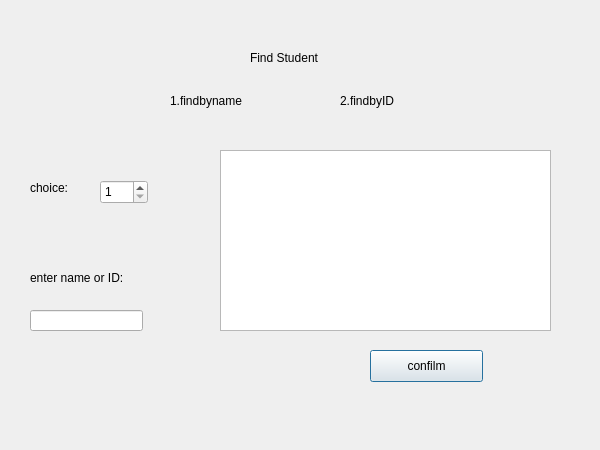
<?xml version="1.0" encoding="UTF-8"?>
<ui version="4.0">
 <class>Findstu</class>
 <widget class="QDialog" name="Findstu">
  <property name="geometry">
   <rect>
    <x>0</x>
    <y>0</y>
    <width>600</width>
    <height>450</height>
   </rect>
  </property>
  <property name="windowTitle">
   <string>Dialog</string>
  </property>
  <widget class="QPushButton" name="pushButton">
   <property name="geometry">
    <rect>
     <x>370</x>
     <y>350</y>
     <width>113</width>
     <height>32</height>
    </rect>
   </property>
   <property name="text">
    <string>confilm</string>
   </property>
  </widget>
  <widget class="QSpinBox" name="spinBox">
   <property name="geometry">
    <rect>
     <x>100</x>
     <y>180</y>
     <width>48</width>
     <height>24</height>
    </rect>
   </property>
   <property name="minimum">
    <number>1</number>
   </property>
   <property name="maximum">
    <number>2</number>
   </property>
  </widget>
  <widget class="QTextBrowser" name="textBrowser">
   <property name="geometry">
    <rect>
     <x>220</x>
     <y>150</y>
     <width>331</width>
     <height>181</height>
    </rect>
   </property>
  </widget>
  <widget class="QLabel" name="label">
   <property name="geometry">
    <rect>
     <x>170</x>
     <y>90</y>
     <width>91</width>
     <height>21</height>
    </rect>
   </property>
   <property name="text">
    <string>1.findbyname</string>
   </property>
  </widget>
  <widget class="QLineEdit" name="lineEdit">
   <property name="geometry">
    <rect>
     <x>30</x>
     <y>310</y>
     <width>113</width>
     <height>21</height>
    </rect>
   </property>
  </widget>
  <widget class="QLabel" name="label_2">
   <property name="geometry">
    <rect>
     <x>340</x>
     <y>90</y>
     <width>91</width>
     <height>21</height>
    </rect>
   </property>
   <property name="text">
    <string>2.findbyID</string>
   </property>
  </widget>
  <widget class="QLabel" name="label_3">
   <property name="geometry">
    <rect>
     <x>30</x>
     <y>180</y>
     <width>59</width>
     <height>16</height>
    </rect>
   </property>
   <property name="text">
    <string>choice:</string>
   </property>
  </widget>
  <widget class="QLabel" name="label_4">
   <property name="geometry">
    <rect>
     <x>30</x>
     <y>270</y>
     <width>131</width>
     <height>16</height>
    </rect>
   </property>
   <property name="text">
    <string>enter name or ID:</string>
   </property>
  </widget>
  <widget class="QLabel" name="label_5">
   <property name="geometry">
    <rect>
     <x>250</x>
     <y>50</y>
     <width>151</width>
     <height>16</height>
    </rect>
   </property>
   <property name="text">
    <string>Find Student</string>
   </property>
  </widget>
 </widget>
 <resources/>
 <connections/>
</ui>
